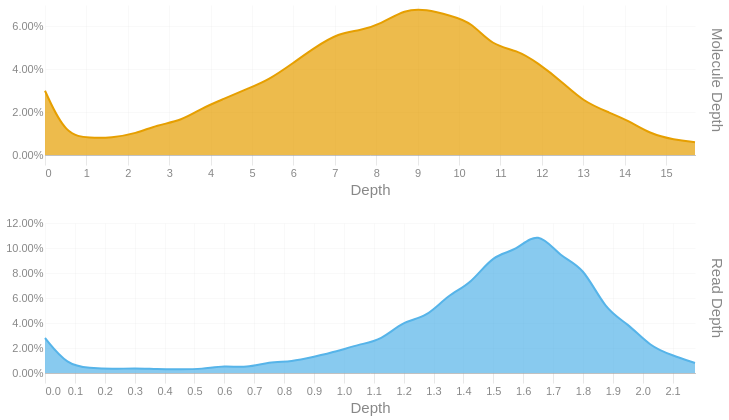

Notebook code cell kept with this figure:
### Code cell
readdep = depth_hist(tb['Read Depth'], q99, 3)
readdep = readdep.with_columns(pl.lit('Read Depth').alias('Metric'))
if not SKIPLR:
    moldep = depth_hist(tb['Molecule Depth'], mol_q99, 1)
    moldep = moldep.with_columns(pl.lit('Molecule Depth').alias('Metric'))
    _hist = pl.concat([readdep, moldep])
    _hist = _hist.filter(pl.col('Proportion') != 0)
    with SafeRender(_hist):
        (
            alt.Chart(_hist)        
            .mark_area(interpolate = "basis")
            .encode(
                x=alt.X('Bin:Q').scale(domainMin=0).axis(alt.Axis(title='Depth')),
                y = alt.Y('Proportion:Q', title = None).axis(format = '.2%'),
                color = alt.Color('Metric:N').legend(None),
                row = alt.Row("Metric:N").header(title = None, labelOrient = 'right'),
                tooltip = [
                    alt.Tooltip("Metric:N", title = "Metric"),
                    alt.Tooltip('Interval:N', title = "Depth Interval"),
                    alt.Tooltip('Proportion:Q', title = "% Alignments").format('.2%')
                ]
            )
            .resolve_scale(x='independent', y='independent')
            .properties(
                height = 150, width = 650,
                usermeta={'embedOptions': {'downloadFileName': f'{samplename}.depth.hist'}}
            )
        ).display()
else:
    readdep = readdep.filter(pl.col('Proportion') != 0)
    with SafeRender(readdep):
        (
            alt.Chart(readdep)        
            .mark_area(interpolate = "basis")
            .encode(
                x=alt.X('Bin:Q').scale(domainMin=0).axis(alt.Axis(title='Depth')),
                y = alt.Y('Proportion:Q', title = None).axis(format = '.2%'),
                tooltip = [
                    alt.Tooltip('Interval:N', title = "Depth Interval"),
                    alt.Tooltip('Proportion:Q', title = "% Alignments").format('.2%')
                ]
            )
            .properties(
                usermeta={'embedOptions': {'downloadFileName': f'{samplename}.depth.hist'}}
            )
        ).display()

### Figure 1 — Vega-Lite specification as saved in the notebook (floating-point values rounded to 4 significant figures)
{"width": 650, "height": 150, "config": {"title": {"anchor": "start", "dy": -15, "fontSize": 18, "color": "#888888", "subtitleColor": "#888888", "subtitleFontSize": 14}, "arc": {"fill": "#0072B2"}, "axis": {"domainColor": "#888888", "domainWidth": 0.5, "gridWidth": 0.2, "grid": false, "titleFontWeight": 400, "titleFontSize": 15, "labelFontSize": 11, "labelColor": "#888888", "tickColor": "#888888", "tickWidth": 0.2, "titleColor": "#888888"}, "axisBand": {"grid": false}, "axisX": {"grid": true, "tickSize": 10, "domainCap": "round"}, "axisY": {"domain": false, "grid": true, "tickSize": 0, "domainCap": "round"}, "background": "transparent", "header": {"labelFontSize": 15, "labelColor": "#888888", "titleFontSize": 15, "titleFontWeight": 600, "titleColor": "#888888"}, "legend": {"labelFont": "sans-serif", "labelFontSize": 12, "labelColor": "#888888", "symbolSize": 100, "symbolType": "circle", "titleFontSize": 12, "titlePadding": 10, "titleColor": "#888888", "title": null}, "range": {"category": ["#E69F00", "#56B4E9", "#009E73", "#F0E442", "#0072B2", "#D55E00", "#CC79A7", "#000000"], "diverging": ["#cfe8f3", "#a2d4ec", "#73bfe2", "#46abdb", "#1696d2", "#12719e"]}, "area": {"fill": "#0072B2", "fillOpacity": 0.7, "line": true, "strokeOpacity": 0.7}, "line": {"color": "#0072B2", "stroke": "#0072B2", "strokeWidth": 2}, "trail": {"color": "#0072B2", "stroke": "#0072B2", "strokeWidth": 0, "size": 1}, "point": {"filled": true, "fillOpacity": 1.0, "size": 95}, "text": {"color": "#888888", "fontSize": 11, "align": "right", "fontWeight": 400, "size": 11}, "bar": {"fill": "#0072B2", "stroke": null}, "view": {"stroke": null, "continuousWidth": 660, "continuousHeight": 400}}, "data": {"name": "data-2ecd1ea0bd9dab0849932ade1b3d6e1b"}, "mark": {"type": "area", "interpolate": "basis"}, "encoding": {"color": {"field": "Metric", "legend": null, "type": "nominal"}, "row": {"field": "Metric", "header": {"title": null, "labelOrient": "right"}, "type": "nominal"}, "tooltip": [{"field": "Metric", "title": "Metric", "type": "nominal"}, {"field": "Interval", "title": "Depth Interval", "type": "nominal"}, {"field": "Proportion", "format": ".2%", "title": "% Alignments", "type": "quantitative"}], "x": {"axis": {"title": "Depth"}, "field": "Bin", "scale": {"domainMin": 0}, "type": "quantitative"}, "y": {"axis": {"format": ".2%"}, "field": "Proportion", "title": null, "type": "quantitative"}}, "resolve": {"scale": {"x": "independent", "y": "independent"}}, "usermeta": {"embedOptions": {"downloadFileName": "S1_Annapolis_31.depth.hist"}}, "$schema": "https://vega.github.io/schema/vega-lite/v6.1.0.json", "datasets": {"data-2ecd1ea0bd9dab0849932ade1b3d6e1b": [{"Bin": 0.0, "Interval": "0.0-0.075", "Proportion": 0.028, "Metric": "Read Depth"}, {"Bin": 0.075, "Interval": "0.075-0.15", "Proportion": 0.006, "Metric": "Read Depth"}, {"Bin": 0.15, "Interval": "0.15-0.225", "Proportion": 0.004, "Metric": "Read Depth"}, {"Bin": 0.225, "Interval": "0.225-0.3", "Proportion": 0.003, "Metric": "Read Depth"}, {"Bin": 0.3, "Interval": "0.3-0.375", "Proportion": 0.004, "Metric": "Read Depth"}, {"Bin": 0.375, "Interval": "0.375-0.45", "Proportion": 0.003, "Metric": "Read Depth"}, {"Bin": 0.45, "Interval": "0.45-0.525", "Proportion": 0.003, "Metric": "Read Depth"}, {"Bin": 0.525, "Interval": "0.525-0.6", "Proportion": 0.003, "Metric": "Read Depth"}, {"Bin": 0.6, "Interval": "0.6-0.675", "Proportion": 0.006, "Metric": "Read Depth"}, {"Bin": 0.675, "Interval": "0.675-0.75", "Proportion": 0.004, "Metric": "Read Depth"}, {"Bin": 0.75, "Interval": "0.75-0.825", "Proportion": 0.009, "Metric": "Read Depth"}, {"Bin": 0.825, "Interval": "0.825-0.9", "Proportion": 0.009, "Metric": "Read Depth"}, {"Bin": 0.9, "Interval": "0.9-0.975", "Proportion": 0.013, "Metric": "Read Depth"}, {"Bin": 0.975, "Interval": "0.975-1.05", "Proportion": 0.017, "Metric": "Read Depth"}, {"Bin": 1.05, "Interval": "1.05-1.125", "Proportion": 0.023, "Metric": "Read Depth"}, {"Bin": 1.125, "Interval": "1.125-1.2", "Proportion": 0.026, "Metric": "Read Depth"}, {"Bin": 1.2, "Interval": "1.2-1.275", "Proportion": 0.042, "Metric": "Read Depth"}, {"Bin": 1.275, "Interval": "1.275-1.35", "Proportion": 0.044, "Metric": "Read Depth"}, {"Bin": 1.35, "Interval": "1.35-1.425", "Proportion": 0.063, "Metric": "Read Depth"}, {"Bin": 1.425, "Interval": "1.425-1.5", "Proportion": 0.071, "Metric": "Read Depth"}, {"Bin": 1.5, "Interval": "1.5-1.575", "Proportion": 0.095, "Metric": "Read Depth"}, {"Bin": 1.575, "Interval": "1.575-1.65", "Proportion": 0.097, "Metric": "Read Depth"}, {"Bin": 1.65, "Interval": "1.65-1.725", "Proportion": 0.115, "Metric": "Read Depth"}, {"Bin": 1.725, "Interval": "1.725-1.8", "Proportion": 0.092, "Metric": "Read Depth"}, {"Bin": 1.8, "Interval": "1.8-1.875", "Proportion": 0.086, "Metric": "Read Depth"}, {"Bin": 1.875, "Interval": "1.875-1.95", "Proportion": 0.05, "Metric": "Read Depth"}, {"Bin": 1.95, "Interval": "1.95-2.025", "Proportion": 0.04, "Metric": "Read Depth"}, {"Bin": 2.025, "Interval": "2.025-2.1", "Proportion": 0.021, "Metric": "Read Depth"}, {"Bin": 2.1, "Interval": "2.1-2.175", "Proportion": 0.014, "Metric": "Read Depth"}, {"Bin": 2.175, "Interval": "2.175-2.25", "Proportion": 0.008, "Metric": "Read Depth"}, {"Bin": 0.0, "Interval": "0.0-0.5", "Proportion": 0.03, "Metric": "Molecule Depth"}, {"Bin": 0.5, "Interval": "0.5-1.1", "Proportion": 0.009, "Metric": "Molecule Depth"}, {"Bin": 1.1, "Interval": "1.1-1.6", "Proportion": 0.008, "Metric": "Molecule Depth"}, {"Bin": 1.6, "Interval": "1.6-2.2", "Proportion": 0.008, "Metric": "Molecule Depth"}, {"Bin": 2.2, "Interval": "2.2-2.7", "Proportion": 0.01, "Metric": "Molecule Depth"}, {"Bin": 2.7, "Interval": "2.7-3.3", "Proportion": 0.014, "Metric": "Molecule Depth"}, {"Bin": 3.3, "Interval": "3.3-3.8", "Proportion": 0.016, "Metric": "Molecule Depth"}, {"Bin": 3.8, "Interval": "3.8-4.3", "Proportion": 0.022, "Metric": "Molecule Depth"}, {"Bin": 4.3, "Interval": "4.3-4.9", "Proportion": 0.026, "Metric": "Molecule Depth"}, {"Bin": 4.9, "Interval": "4.9-5.4", "Proportion": 0.031, "Metric": "Molecule Depth"}, {"Bin": 5.4, "Interval": "5.4-6.0", "Proportion": 0.035, "Metric": "Molecule Depth"}, {"Bin": 6.0, "Interval": "6.0-6.5", "Proportion": 0.043, "Metric": "Molecule Depth"}, {"Bin": 6.5, "Interval": "6.5-7.1", "Proportion": 0.05, "Metric": "Molecule Depth"}, {"Bin": 7.1, "Interval": "7.1-7.6", "Proportion": 0.057, "Metric": "Molecule Depth"}, {"Bin": 7.6, "Interval": "7.6-8.1", "Proportion": 0.058, "Metric": "Molecule Depth"}, {"Bin": 8.1, "Interval": "8.1-8.7", "Proportion": 0.061, "Metric": "Molecule Depth"}, {"Bin": 8.7, "Interval": "8.7-9.2", "Proportion": 0.068, "Metric": "Molecule Depth"}, {"Bin": 9.2, "Interval": "9.2-9.8", "Proportion": 0.068, "Metric": "Molecule Depth"}, {"Bin": 9.8, "Interval": "9.8-10.3", "Proportion": 0.065, "Metric": "Molecule Depth"}, {"Bin": 10.3, "Interval": "10.3-10.8", "Proportion": 0.062, "Metric": "Molecule Depth"}, {"Bin": 10.8, "Interval": "10.8-11.4", "Proportion": 0.051, "Metric": "Molecule Depth"}, {"Bin": 11.4, "Interval": "11.4-11.9", "Proportion": 0.049, "Metric": "Molecule Depth"}, {"Bin": 11.9, "Interval": "11.9-12.5", "Proportion": 0.043, "Metric": "Molecule Depth"}, {"Bin": 12.5, "Interval": "12.5-13.0", "Proportion": 0.034, "Metric": "Molecule Depth"}, {"Bin": 13.0, "Interval": "13.0-13.6", "Proportion": 0.025, "Metric": "Molecule Depth"}, {"Bin": 13.6, "Interval": "13.6-14.1", "Proportion": 0.02, "Metric": "Molecule Depth"}, {"Bin": 14.1, "Interval": "14.1-14.6", "Proportion": 0.016, "Metric": "Molecule Depth"}, {"Bin": 14.6, "Interval": "14.6-15.2", "Proportion": 0.01, "Metric": "Molecule Depth"}, {"Bin": 15.2, "Interval": "15.2-15.7", "Proportion": 0.007, "Metric": "Molecule Depth"}, {"Bin": 15.7, "Interval": "15.7-16.27", "Proportion": 0.006, "Metric": "Molecule Depth"}]}}
